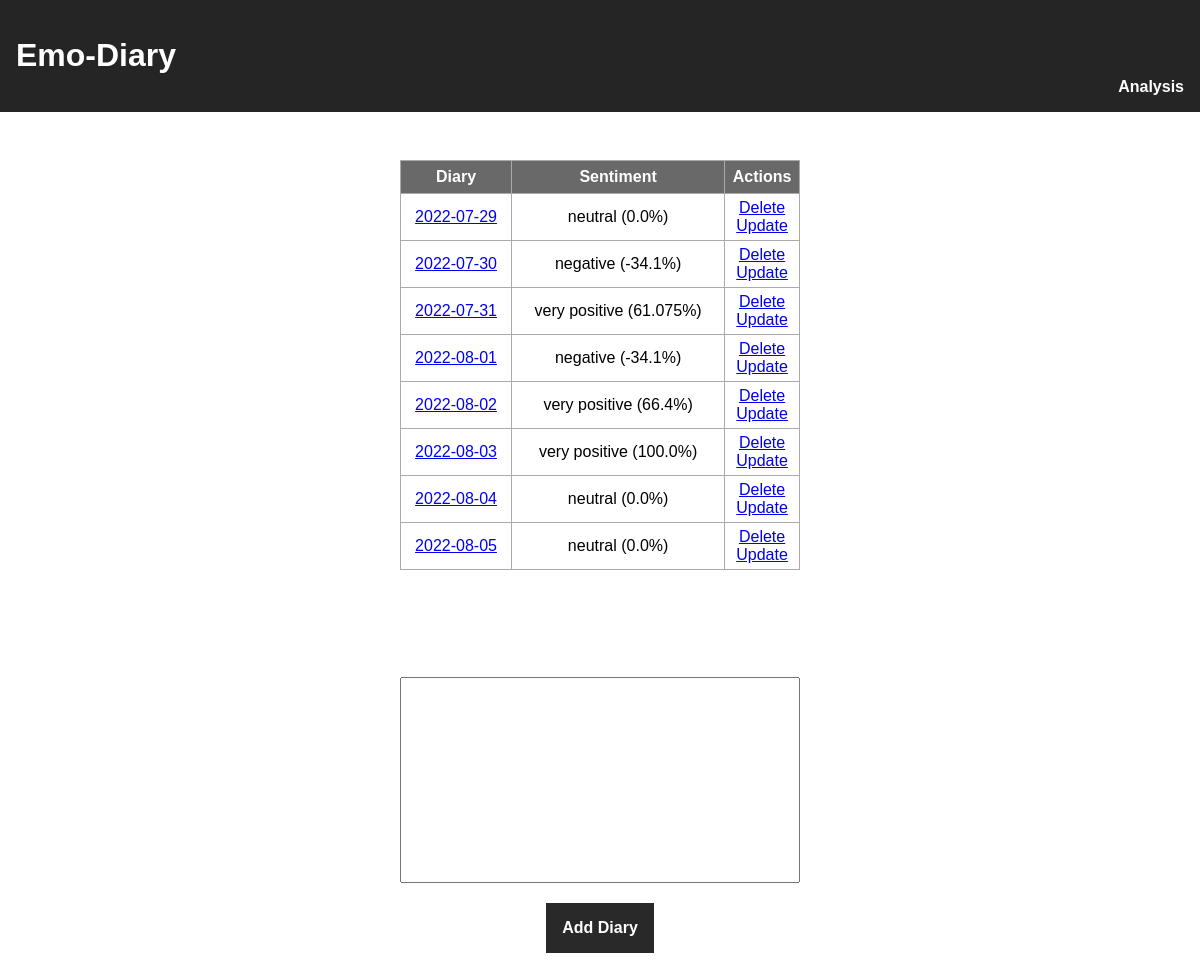
/test, run on the app's committed database.
### app.py (models this page shows, shortened)
class Todo(db.Model):
    id = db.Column(db.Integer, primary_key=True)
    content = db.Column(db.Text, nullable=False)
    title = db.Column(db.String(200), nullable=True)
    date_created = db.Column(db.DateTime, default=datetime.utcnow)
    sentiment = db.Column(db.Float, nullable=False)

### app.py (the view)
@app.route('/test', methods=['POST', 'GET'])
def test():
    if request.method == 'POST':
        task_content = request.form['content']
        new_task = Todo(content=task_content, sentiment=sa(task_content), date_created=Todo.query.order_by(Todo.date_created).all()[0].date_created - timedelta(days=1))
        print(Todo.query.order_by(Todo.date_created).all()[0].date_created - timedelta(days=1))
        try:
            return redirect('/test')
        except:
            return 'There was an issue adding your task'
    else:
        tasks = Todo.query.order_by(Todo.date_created).all()
        try:
            return render_template('index.html', tasks=tasks, show='visible', show_tip="hidden")
        except:
            return render_template('index.html', tasks=tasks, show_tip="hidden")

### templates/index.html (shortened to what this page needs)
{% extends 'base.html' %}
{% block body %}
<div class="content" style="background-color: white;">
    {% if tasks|length < 1 %}
    <h4 style="text-align: center">There are no diary. Write one below!</h4>
    {% else %}
    <table style="margin-top:3em">
        <tr style="background-color: dimgray; color: white; font-weight: bold;">
            <th>Diary</th>
            <th>Sentiment</th>
            <th>Actions</th>
        </tr>
        {% for task in tasks %}
            <tr>
                <td><a href="/read/{{ task.id }}">{{ task.date_created.date() }}</a></td>
                <td>{% if 0.075 >= task.sentiment >= -0.075 %} neutral {% elif 0.5 > task.sentiment > 0.075 %} positive {% elif task.sentiment > 0.5 %} very positive {% elif -0.5 < task.sentiment < -0.075 %} negative {% else %} very negative {% endif %} ({{ task.sentiment*100|round(2, method='ceil') }}%)</td>
                <td>
                    <a href="/delete/{{task.id}}">Delete</a>
                    <br>
                    <a href="/update/{{task.id}}">Update</a>
                </td>
            </tr>
        {% endfor %}
    </table>
    {% endif %}
    <div style="display: flex; justify-content: center;"></div>
    <div class="form" style="visibility: {{ show }}">
        <form action="/" method="POST">
            <div style="display:flex; justify-content:center;">
                <textarea type="text" name="content" id="content", style="height:25vh; width:50vw; resize:none;"></textarea>
            </div>
            <div style="display:flex; justify-content:center;">
                <input type="submit" value="Add Diary" style="background-color:rgb(41, 41, 41); color:white; padding:.125vh .25vw; font-size:medium; font-weight:bold; font-size:1em; margin:5%; border: none; padding: 1em;">
            </div>
        </form>
    </div>
</div>
{% endblock %}

### static/css/main.css (style rules this page uses)
body, html { margin: 0; font-family: sans-serif; color: black; overflow: auto; -ms-overflow-style: none; scrollbar-width: none; }
.content { margin: 0 auto; width: 400px; }
table, td, th { border: 1px solid #aaa; }
table { border-collapse: collapse; width: 100%; }
th { height: 30px; }
td { text-align: center; padding: 5px; }
.form { margin-top: 20px; }
#content { width: 70%; }

### data on the page
Todo: date_created "2022-07-29", shows "neutral", task.sentiment*100|round(2,method='ceil') "0.0"
Todo: date_created "2022-07-30", shows "negative", task.sentiment*100|round(2,method='ceil') "-34.1"
Todo: date_created "2022-07-31", shows "very positive", task.sentiment*100|round(2,method='ceil') "61.075"
Todo: date_created "2022-08-01", shows "negative", task.sentiment*100|round(2,method='ceil') "-34.1"
Todo: date_created "2022-08-02", shows "very positive", task.sentiment*100|round(2,method='ceil') "66.4"
Todo: date_created "2022-08-03", shows "very positive", task.sentiment*100|round(2,method='ceil') "100.0"
Todo: date_created "2022-08-04", shows "neutral", task.sentiment*100|round(2,method='ceil') "0.0"
Todo: date_created "2022-08-05", shows "neutral", task.sentiment*100|round(2,method='ceil') "0.0"
